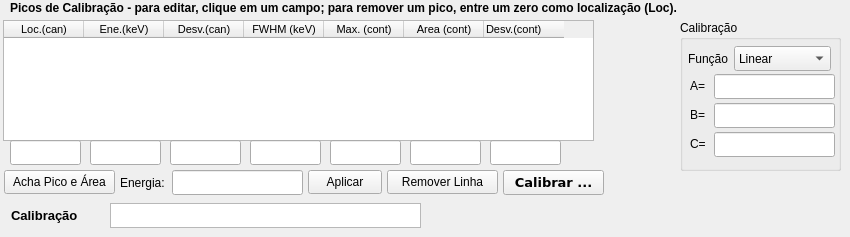
               <widget class="QWidget" name="tbCalib">
                <attribute name="title">
                 <string>Calibração</string>
                </attribute>
                <widget class="QTableWidget" name="tabelaCalib">
                 <property name="geometry">
                  <rect>
                   <x>3</x>
                   <y>20</y>
                   <width>591</width>
                   <height>121</height>
                  </rect>
                 </property>
                 <property name="font">
                  <font>
                   <pointsize>8</pointsize>
                  </font>
                 </property>
                 <property name="midLineWidth">
                  <number>0</number>
                 </property>
                 <property name="autoScrollMargin">
                  <number>14</number>
                 </property>
                 <property name="wordWrap">
                  <bool>false</bool>
                 </property>
                 <property name="cornerButtonEnabled">
                  <bool>false</bool>
                 </property>
                 <attribute name="horizontalHeaderDefaultSectionSize">
                  <number>80</number>
                 </attribute>
                 <attribute name="horizontalHeaderMinimumSectionSize">
                  <number>8</number>
                 </attribute>
                 <attribute name="verticalHeaderDefaultSectionSize">
                  <number>26</number>
                 </attribute>
                 <attribute name="verticalHeaderMinimumSectionSize">
                  <number>13</number>
                 </attribute>
                 <attribute name="verticalHeaderDefaultSectionSize">
                  <number>26</number>
                 </attribute>
                 <attribute name="horizontalHeaderMinimumSectionSize">
                  <number>8</number>
                 </attribute>
                 <attribute name="verticalHeaderMinimumSectionSize">
                  <number>13</number>
                 </attribute>
                 <attribute name="horizontalHeaderDefaultSectionSize">
                  <number>80</number>
                 </attribute>
                 <column>
                  <property name="text">
                   <string>Loc.(can)</string>
                  </property>
                  <property name="font">
                   <font>
                    <pointsize>8</pointsize>
                   </font>
                  </property>
                 </column>
                 <column>
                  <property name="text">
                   <string>Ene.(keV)</string>
                  </property>
                  <property name="font">
                   <font>
                    <pointsize>8</pointsize>
                   </font>
                  </property>
                 </column>
                 <column>
                  <property name="text">
                   <string>Desv.(can)</string>
                  </property>
                  <property name="font">
                   <font>
                    <pointsize>8</pointsize>
                   </font>
                  </property>
                 </column>
                 <column>
                  <property name="text">
                   <string>FWHM (keV)</string>
                  </property>
                  <property name="font">
                   <font>
                    <pointsize>8</pointsize>
                   </font>
                  </property>
                 </column>
                 <column>
                  <property name="text">
                   <string>Max. (cont)</string>
                  </property>
                  <property name="font">
                   <font>
                    <pointsize>8</pointsize>
                   </font>
                  </property>
                 </column>
                 <column>
                  <property name="text">
                   <string>Area (cont)</string>
                  </property>
                  <property name="font">
                   <font>
                    <pointsize>8</pointsize>
                   </font>
                  </property>
                 </column>
                 <column>
                  <property name="text">
                   <string>Desv.(cont)</string>
                  </property>
                  <property name="font">
                   <font>
                    <pointsize>8</pointsize>
                   </font>
                  </property>
                  <property name="textAlignment">
                   <set>AlignLeft|AlignVCenter</set>
                  </property>
                 </column>
                </widget>
                <widget class="QGroupBox" name="groupBox_3">
                 <property name="geometry">
                  <rect>
                   <x>680</x>
                   <y>20</y>
                   <width>161</width>
                   <height>151</height>
                  </rect>
                 </property>
                 <property name="title">
                  <string>Calibração</string>
                 </property>
                 <widget class="QLabel" name="label_18">
                  <property name="geometry">
                   <rect>
                    <x>8</x>
                    <y>30</y>
                    <width>51</width>
                    <height>18</height>
                   </rect>
                  </property>
                  <property name="text">
                   <string>Função</string>
                  </property>
                 </widget>
                 <widget class="QComboBox" name="comboBox">
                  <property name="geometry">
                   <rect>
                    <x>54</x>
                    <y>26</y>
                    <width>97</width>
                    <height>25</height>
                   </rect>
                  </property>
                  <property name="toolTip">
                   <string>&lt;!DOCTYPE HTML PUBLIC &quot;-//W3C//DTD HTML 4.0//EN&quot; &quot;http://www.w3.org/TR/REC-html40/strict.dtd&quot;&gt;
&lt;html&gt;&lt;head&gt;&lt;meta name=&quot;qrichtext&quot; content=&quot;1&quot; /&gt;&lt;style type=&quot;text/css&quot;&gt;
p, li { white-space: pre-wrap; }
&lt;/style&gt;&lt;/head&gt;&lt;body style=&quot; font-family:'DejaVu Sans'; font-size:9pt; font-weight:400; font-style:normal;&quot;&gt;
&lt;p style=&quot; margin-top:0px; margin-bottom:0px; margin-left:0px; margin-right:0px; -qt-block-indent:0; text-indent:0px;&quot;&gt;Linear: E(keV) = A + B * Ch.Num&lt;/p&gt;
&lt;p style=&quot; margin-top:0px; margin-bottom:0px; margin-left:0px; margin-right:0px; -qt-block-indent:0; text-indent:0px;&quot;&gt;Quadr: E(keV) = A + B * Ch.Num + C * (Ch.Num)&lt;span style=&quot; vertical-align:super;&quot;&gt;2&lt;/span&gt;&lt;/p&gt;&lt;/body&gt;&lt;/html&gt;</string>
                  </property>
                  <property name="whatsThis">
                   <string>Escolha o tipo de função de calibração: Linear ou Quadrática</string>
                  </property>
                  <item>
                   <property name="text">
                    <string>Linear</string>
                   </property>
                  </item>
                  <item>
                   <property name="text">
                    <string>Quadrática</string>
                   </property>
                  </item>
                 </widget>
                 <widget class="QWidget" name="layoutWidget">
                  <property name="geometry">
                   <rect>
                    <x>10</x>
                    <y>111</y>
                    <width>145</width>
                    <height>27</height>
                   </rect>
                  </property>
                  <layout class="QHBoxLayout" name="horizontalLayout">
                   <item>
                    <widget class="QLabel" name="label_17">
                     <property name="maximumSize">
                      <size>
                       <width>31</width>
                       <height>16</height>
                      </size>
                     </property>
                     <property name="text">
                      <string>C=</string>
                     </property>
                    </widget>
                   </item>
                   <item>
                    <widget class="QLineEdit" name="lineEdit_6">
                     <property name="minimumSize">
                      <size>
                       <width>121</width>
                       <height>25</height>
                      </size>
                     </property>
                     <property name="maximumSize">
                      <size>
                       <width>121</width>
                       <height>25</height>
                      </size>
                     </property>
                    </widget>
                   </item>
                  </layout>
                 </widget>
                 <widget class="QWidget" name="layoutWidget">
                  <property name="geometry">
                   <rect>
                    <x>10</x>
                    <y>82</y>
                    <width>145</width>
                    <height>27</height>
                   </rect>
                  </property>
                  <layout class="QHBoxLayout" name="horizontalLayout_20">
                   <item>
                    <widget class="QLabel" name="label_16">
                     <property name="maximumSize">
                      <size>
                       <width>31</width>
                       <height>16</height>
                      </size>
                     </property>
                     <property name="text">
                      <string>B=</string>
                     </property>
                    </widget>
                   </item>
                   <item>
                    <widget class="QLineEdit" name="lineEdit_5">
                     <property name="minimumSize">
                      <size>
                       <width>121</width>
                       <height>25</height>
                      </size>
                     </property>
                     <property name="maximumSize">
                      <size>
                       <width>121</width>
                       <height>25</height>
                      </size>
                     </property>
                    </widget>
                   </item>
                  </layout>
                 </widget>
                 <widget class="QWidget" name="layoutWidget">
                  <property name="geometry">
                   <rect>
                    <x>10</x>
                    <y>53</y>
                    <width>145</width>
                    <height>27</height>
                   </rect>
                  </property>
                  <layout class="QHBoxLayout" name="horizontalLayout_21">
                   <item>
                    <widget class="QLabel" name="label_5">
                     <property name="maximumSize">
                      <size>
                       <width>18</width>
                       <height>16</height>
                      </size>
                     </property>
                     <property name="text">
                      <string>A=</string>
                     </property>
                    </widget>
                   </item>
                   <item>
                    <widget class="QLineEdit" name="lineEdit_4">
                     <property name="minimumSize">
                      <size>
                       <width>121</width>
                       <height>25</height>
                      </size>
                     </property>
                     <property name="maximumSize">
                      <size>
                       <width>121</width>
                       <height>25</height>
                      </size>
                     </property>
                     <property name="text">
                      <string/>
                     </property>
                    </widget>
                   </item>
                  </layout>
                 </widget>
                </widget>
                <widget class="QLabel" name="label_20">
                 <property name="geometry">
                  <rect>
                   <x>10</x>
                   <y>0</y>
                   <width>801</width>
                   <height>16</height>
                  </rect>
                 </property>
                 <property name="minimumSize">
                  <size>
                   <width>801</width>
                   <height>16</height>
                  </size>
                 </property>
                 <property name="maximumSize">
                  <size>
                   <width>801</width>
                   <height>16</height>
                  </size>
                 </property>
                 <property name="font">
                  <font>
                   <weight>75</weight>
                   <bold>true</bold>
                  </font>
                 </property>
                 <property name="text">
                  <string>Picos de Calibração - para editar, clique em um campo; para remover um pico, entre um zero como localização (Loc).</string>
                 </property>
                </widget>
                <widget class="QPushButton" name="cmdFindAreaPeak">
                 <property name="geometry">
                  <rect>
                   <x>4</x>
                   <y>170</y>
                   <width>111</width>
                   <height>24</height>
                  </rect>
                 </property>
                 <property name="text">
                  <string>Acha Pico e Área</string>
                 </property>
                </widget>
                <widget class="QLineEdit" name="lineEdit_9">
                 <property name="geometry">
                  <rect>
                   <x>10</x>
                   <y>140</y>
                   <width>71</width>
                   <height>25</height>
                  </rect>
                 </property>
                 <property name="minimumSize">
                  <size>
                   <width>71</width>
                   <height>25</height>
                  </size>
                 </property>
                 <property name="maximumSize">
                  <size>
                   <width>71</width>
                   <height>25</height>
                  </size>
                 </property>
                </widget>
                <widget class="QLineEdit" name="lineEdit_10">
                 <property name="geometry">
                  <rect>
                   <x>90</x>
                   <y>140</y>
                   <width>71</width>
                   <height>25</height>
                  </rect>
                 </property>
                 <property name="minimumSize">
                  <size>
                   <width>71</width>
                   <height>25</height>
                  </size>
                 </property>
                 <property name="maximumSize">
                  <size>
                   <width>71</width>
                   <height>25</height>
                  </size>
                 </property>
                </widget>
                <widget class="QLineEdit" name="lineEdit_11">
                 <property name="geometry">
                  <rect>
                   <x>170</x>
                   <y>140</y>
                   <width>71</width>
                   <height>25</height>
                  </rect>
                 </property>
                 <property name="minimumSize">
                  <size>
                   <width>71</width>
                   <height>25</height>
                  </size>
                 </property>
                 <property name="maximumSize">
                  <size>
                   <width>71</width>
                   <height>25</height>
                  </size>
                 </property>
                </widget>
                <widget class="QLineEdit" name="lineEdit_12">
                 <property name="geometry">
                  <rect>
                   <x>250</x>
                   <y>140</y>
                   <width>71</width>
                   <height>25</height>
                  </rect>
                 </property>
                 <property name="minimumSize">
                  <size>
                   <width>71</width>
                   <height>25</height>
                  </size>
                 </property>
                 <property name="maximumSize">
                  <size>
                   <width>71</width>
                   <height>25</height>
                  </size>
                 </property>
                </widget>
                <widget class="QLineEdit" name="lineEdit_13">
                 <property name="geometry">
                  <rect>
                   <x>330</x>
                   <y>140</y>
                   <width>71</width>
                   <height>25</height>
                  </rect>
                 </property>
                 <property name="minimumSize">
                  <size>
                   <width>71</width>
                   <height>25</height>
                  </size>
                 </property>
                 <property name="maximumSize">
                  <size>
                   <width>71</width>
                   <height>25</height>
                  </size>
                 </property>
                </widget>
                <widget class="QLineEdit" name="lineEdit_14">
                 <property name="geometry">
                  <rect>
                   <x>410</x>
                   <y>140</y>
                   <width>71</width>
                   <height>25</height>
                  </rect>
                 </property>
                 <property name="minimumSize">
                  <size>
                   <width>71</width>
                   <height>25</height>
                  </size>
                 </property>
                 <property name="maximumSize">
                  <size>
                   <width>71</width>
                   <height>25</height>
                  </size>
                 </property>
                </widget>
                <widget class="QLineEdit" name="lineEdit_15">
                 <property name="geometry">
                  <rect>
                   <x>490</x>
                   <y>140</y>
                   <width>71</width>
                   <height>25</height>
                  </rect>
                 </property>
                 <property name="minimumSize">
                  <size>
                   <width>71</width>
                   <height>25</height>
                  </size>
                 </property>
                 <property name="maximumSize">
                  <size>
                   <width>71</width>
                   <height>25</height>
                  </size>
                 </property>
                </widget>
                <widget class="QPushButton" name="pushButton_2">
                 <property name="geometry">
                  <rect>
                   <x>308</x>
                   <y>170</y>
                   <width>74</width>
                   <height>24</height>
                  </rect>
                 </property>
                 <property name="text">
                  <string>Aplicar</string>
                 </property>
                </widget>
                <widget class="QLineEdit" name="lineEdit_16">
                 <property name="geometry">
                  <rect>
                   <x>172</x>
                   <y>170</y>
                   <width>131</width>
                   <height>25</height>
                  </rect>
                 </property>
                </widget>
                <widget class="QLabel" name="label_21">
                 <property name="geometry">
                  <rect>
                   <x>120</x>
                   <y>175</y>
                   <width>51</width>
                   <height>16</height>
                  </rect>
                 </property>
                 <property name="minimumSize">
                  <size>
                   <width>51</width>
                   <height>16</height>
                  </size>
                 </property>
                 <property name="maximumSize">
                  <size>
                   <width>51</width>
                   <height>16</height>
                  </size>
                 </property>
                 <property name="text">
                  <string>Energia:</string>
                 </property>
                </widget>
                <widget class="QPushButton" name="pushButton_3">
                 <property name="geometry">
                  <rect>
                   <x>387</x>
                   <y>170</y>
                   <width>111</width>
                   <height>24</height>
                  </rect>
                 </property>
                 <property name="minimumSize">
                  <size>
                   <width>111</width>
                   <height>24</height>
                  </size>
                 </property>
                 <property name="maximumSize">
                  <size>
                   <width>111</width>
                   <height>24</height>
                  </size>
                 </property>
                 <property name="text">
                  <string>Remover Linha</string>
                 </property>
                </widget>
                <widget class="QLabel" name="label_7">
                 <property name="geometry">
                  <rect>
                   <x>11</x>
                   <y>205</y>
                   <width>91</width>
                   <height>20</height>
                  </rect>
                 </property>
                 <property name="minimumSize">
                  <size>
                   <width>81</width>
                   <height>20</height>
                  </size>
                 </property>
                 <property name="font">
                  <font>
                   <pointsize>10</pointsize>
                   <weight>75</weight>
                   <bold>true</bold>
                  </font>
                 </property>
                 <property name="text">
                  <string>Calibração</string>
                 </property>
                </widget>
                <widget class="QPushButton" name="cmdcalibracao">
                 <property name="geometry">
                  <rect>
                   <x>503</x>
                   <y>170</y>
                   <width>101</width>
                   <height>25</height>
                  </rect>
                 </property>
                 <property name="sizePolicy">
                  <sizepolicy hsizetype="Fixed" vsizetype="Fixed">
                   <horstretch>120</horstretch>
                   <verstretch>25</verstretch>
                  </sizepolicy>
                 </property>
                 <property name="minimumSize">
                  <size>
                   <width>101</width>
                   <height>25</height>
                  </size>
                 </property>
                 <property name="maximumSize">
                  <size>
                   <width>120</width>
                   <height>25</height>
                  </size>
                 </property>
                 <property name="font">
                  <font>
                   <family>Bitstream Vera Sans</family>
                   <pointsize>10</pointsize>
                   <weight>75</weight>
                   <bold>true</bold>
                  </font>
                 </property>
                 <property name="text">
                  <string>Calibrar ...</string>
                 </property>
                </widget>
                <widget class="QListView" name="caliblstwidget">
                 <property name="geometry">
                  <rect>
                   <x>110</x>
                   <y>203</y>
                   <width>311</width>
                   <height>25</height>
                  </rect>
                 </property>
                 <property name="sizePolicy">
                  <sizepolicy hsizetype="Fixed" vsizetype="Fixed">
                   <horstretch>0</horstretch>
                   <verstretch>0</verstretch>
                  </sizepolicy>
                 </property>
                 <property name="minimumSize">
                  <size>
                   <width>311</width>
                   <height>25</height>
                  </size>
                 </property>
                 <property name="maximumSize">
                  <size>
                   <width>311</width>
                   <height>25</height>
                  </size>
                 </property>
                 <property name="font">
                  <font>
                   <pointsize>10</pointsize>
                  </font>
                 </property>
                 <property name="autoScrollMargin">
                  <number>1</number>
                 </property>
                 <property name="flow">
                  <enum>QListView::TopToBottom</enum>
                 </property>
                 <property name="isWrapping" stdset="0">
                  <bool>false</bool>
                 </property>
                 <property name="resizeMode">
                  <enum>QListView::Adjust</enum>
                 </property>
                 <property name="gridSize">
                  <size>
                   <width>0</width>
                   <height>0</height>
                  </size>
                 </property>
                 <property name="uniformItemSizes">
                  <bool>true</bool>
                 </property>
                </widget>
               </widget>
